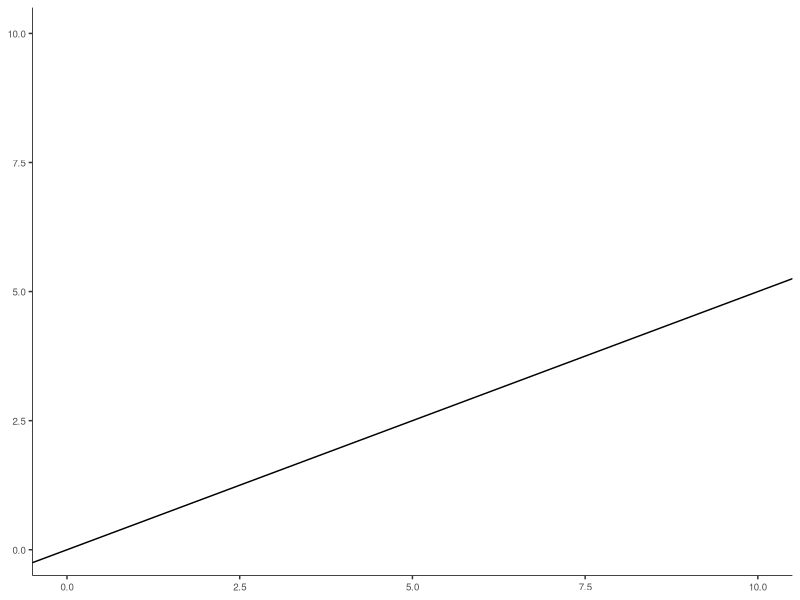
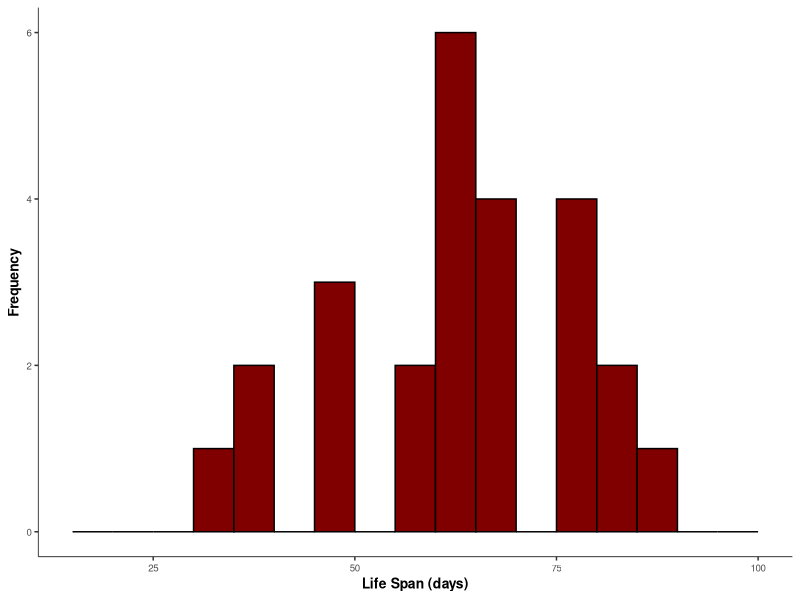
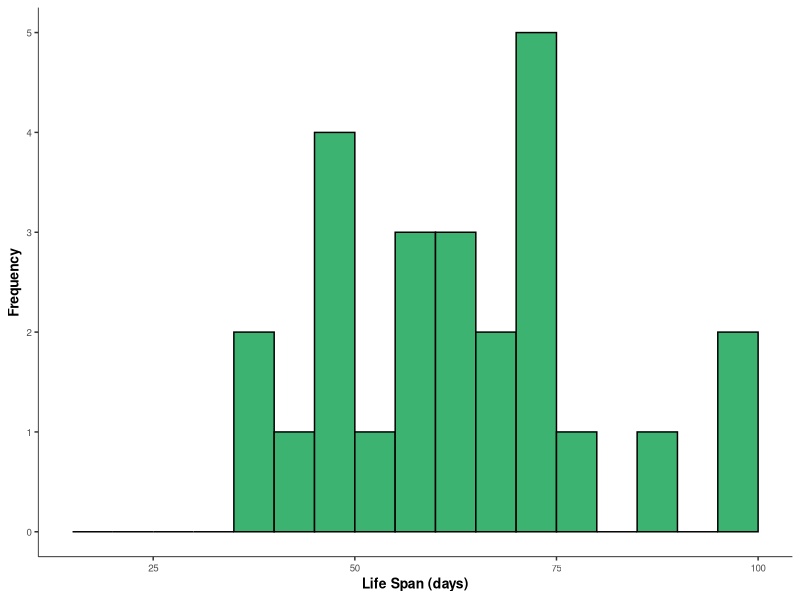
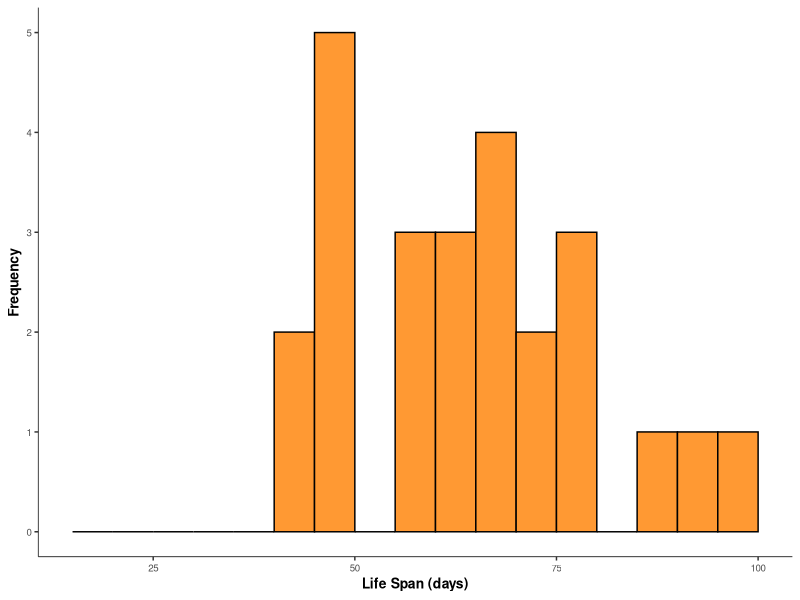
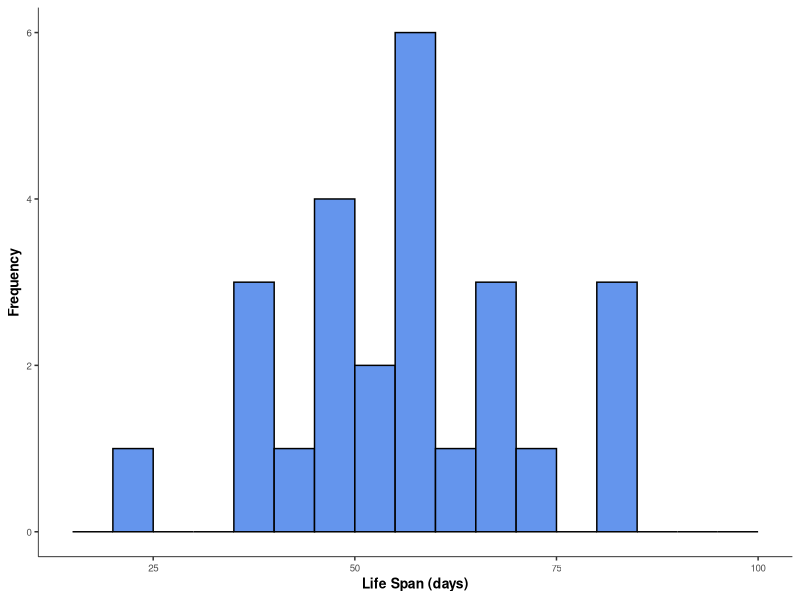
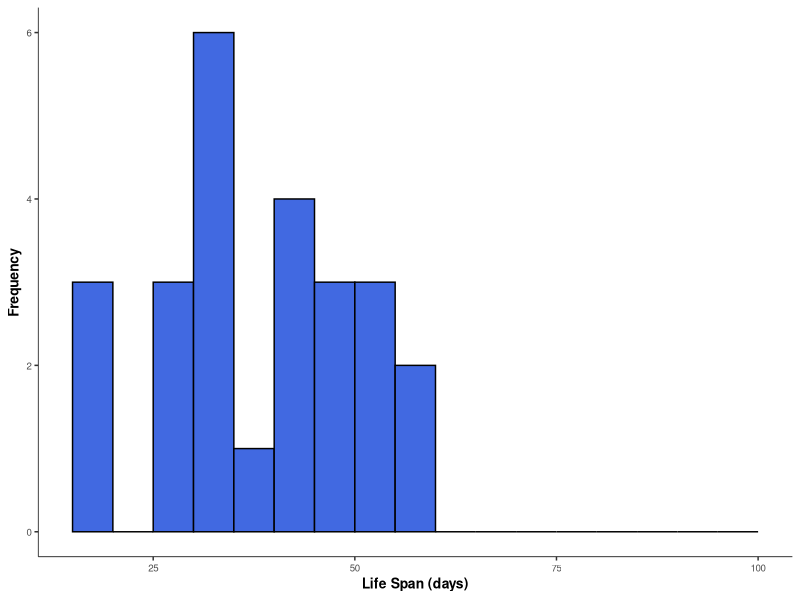
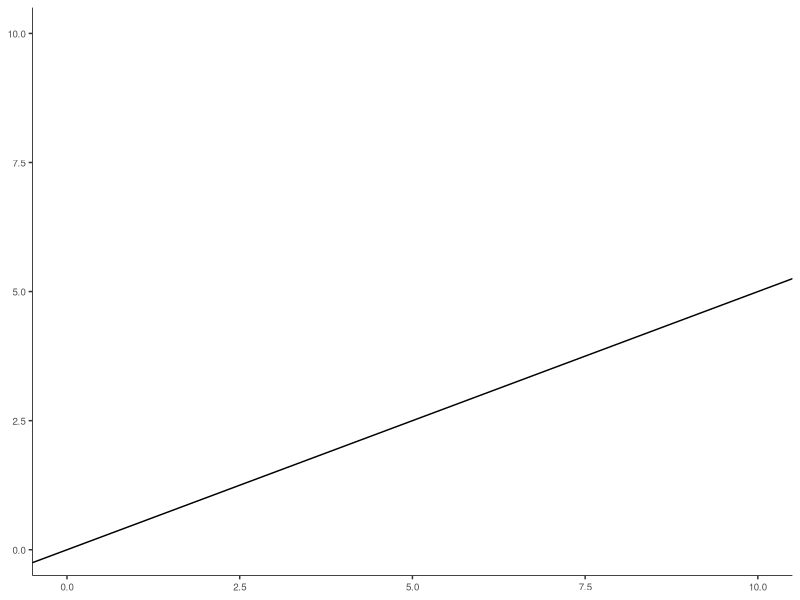

These figures' R source, in order:
# Packages
library(tidyverse)
library(car)
library(ggplot2)
library(nlme)
######
#1
Galapagos <- read.csv("Galapagos.csv", header = T, na.strings="unknown")
lm.obs.num <- Anova(lm(Observed.number.of.species~Area..km2.+Elevation..m.+Distance.from.nearest.island..km.+
       Distance.from.Santa.Cruz..km.+Area.of.adjacent.island..km2., data = Galapagos), type = "III")
lm.obs.nat.num <- Anova(lm(Observed.number.of.native.species~Area..km2.+Elevation..m.+Distance.from.nearest.island..km.+
           Distance.from.Santa.Cruz..km.+Area.of.adjacent.island..km2., data = Galapagos), type = "III")
summary(lm(Observed.number.of.species~Area..km2.+Elevation..m.+Distance.from.nearest.island..km.+
             Distance.from.Santa.Cruz..km.+Area.of.adjacent.island..km2., data = Galapagos))
summary(lm(Observed.number.of.native.species~Area..km2.+Elevation..m.+Distance.from.nearest.island..km.+
             Distance.from.Santa.Cruz..km.+Area.of.adjacent.island..km2., data = Galapagos))

######
# 2
D.Rh <- read.csv("Rhphenotypes-Dutch.csv", header = T, row.names = 1)
P.Rh <- read.csv("Rhphenotypes-Poles.csv", header = T, row.names = 1)
G.Rh <- read.csv("Rhphenotypes-Greeks.csv", header = T, row.names = 1)

f.t.D.Rh <- fisher.test(D.Rh)
f.t.P.Rh <- fisher.test(P.Rh)
f.t.G.Rh <- fisher.test(G.Rh)
p.Rh <- c(f.t.D.Rh$p.value, f.t.P.Rh$p.value, f.t.G.Rh$p.value)
p.adjust(p.Rh, method = "bonferroni", n = length(p.Rh))

D.Total <- sum(D.Rh); P.Total <- sum(P.Rh); G.Total <- sum(G.Rh)

D.Rh.u <- unlist(D.Rh)
P.Rh.u <- unlist(P.Rh)
G.Rh.u <- unlist(G.Rh)
Pop.Rh <- bind_rows(D.Rh.u, P.Rh.u, G.Rh.u)

chisq.pop.rh <- chisq.test(Pop.Rh)

######
#3
Fruitflies <- read.csv("fruitflies.csv", header = T)
G8p.hist <- Fruitflies %>%
  filter(Treatment == "8 pregnant females")%>%
  ggplot(aes(x = Lifespan)) + 
  geom_histogram(breaks = seq(15,100,5), fill = "#800000", colour = "black") + 
  theme(panel.background = element_blank(),
        axis.text=element_text(size=7), axis.title=element_text(size=10,face="bold"),
        axis.line.x.bottom = element_line(color="black", size = 0.25),
        axis.line.y.left = element_line(color="black", size = 0.25)) +
  xlab("Life Span (days)") + ylab("Frequency")
ggsave("Treatment of 8 pregnant females.pdf", dpi = 300, height = 8.4, width =12.7, units = "cm")

G80.hist <- Fruitflies %>%
  filter(Treatment == "no females added")%>%
  ggplot(aes(x = Lifespan)) + 
  geom_histogram(breaks = seq(15,100,5), fill = "#3CB371", colour = "black") + 
  theme(panel.background = element_blank(),
        axis.text=element_text(size=7), axis.title=element_text(size=10,face="bold"),
        axis.line.x.bottom = element_line(color="black", size = 0.25),
        axis.line.y.left = element_line(color="black", size = 0.25)) +
  xlab("Life Span (days)") + ylab("Frequency")
ggsave("Treatment of no females added.pdf", dpi = 300, height = 8.4, width =12.7, units = "cm")

G1p.hist <- Fruitflies %>%
  filter(Treatment == "1 pregnant female")%>%
  ggplot(aes(x = Lifespan)) + 
  geom_histogram(breaks = seq(15,100,5), fill = "#FF9933", colour = "black") + 
  theme(panel.background = element_blank(),
        axis.text=element_text(size=7), axis.title=element_text(size=10,face="bold"),
        axis.line.x.bottom = element_line(color="black", size = 0.25),
        axis.line.y.left = element_line(color="black", size = 0.25)) +
  xlab("Life Span (days)") + ylab("Frequency")
ggsave("Treatment of 1 pregnant female.pdf", dpi = 300, height = 8.4, width =12.7, units = "cm")

G1v.hist <- Fruitflies %>%
  filter(Treatment == "1 virgin female")%>%
  ggplot(aes(x = Lifespan)) + 
  geom_histogram(breaks = seq(15,100,5), fill = "#6495ED", colour = "black") + 
  theme(panel.background = element_blank(),
        axis.text=element_text(size=7), axis.title=element_text(size=10,face="bold"),
        axis.line.x.bottom = element_line(color="black", size = 0.25),
        axis.line.y.left = element_line(color="black", size = 0.25)) +
  xlab("Life Span (days)") + ylab("Frequency")
ggsave("Treatment of 1 virgin female.pdf", dpi = 300, height = 8.4, width =12.7, units = "cm")

G8v.hist <- Fruitflies %>%
  filter(Treatment == "8 virgin females")%>%
  ggplot(aes(x = Lifespan)) + 
  geom_histogram(breaks = seq(15,100,5), fill = "#4169E1", colour = "black") + 
  theme(panel.background = element_blank(),
        axis.text=element_text(size=7), axis.title=element_text(size=10,face="bold"),
        axis.line.x.bottom = element_line(color="black", size = 0.25),
        axis.line.y.left = element_line(color="black", size = 0.25)) +
  xlab("Life Span (days)") + ylab("Frequency")
ggsave("Treatment of 8 virgin female.pdf", dpi = 300, height = 8.4, width =12.7, units = "cm")

#Anova
#Fruitflies <- Fruitflies %>%
#  mutate(Treatment.true = 
#           case_when(Treatment == "no females added" ~ "Control",
#                     Treatment == "8 pregnant females"|Treatment == "1 pregnant female" ~ "Compete",
#                     Treatment == "8 virgin females"|Treatment == "1 virgin female" ~ "Mating"))
#Anova.fruitflies <- lme(fixed = Lifespan ~ factor(Treatment.true), 
#                      random = ~ 1|factor(No..female.partners), data = Fruitflies)
#Anova.fruitflies.f <- lme(fixed = Lifespan ~ Treatment.true,
#                          random = ~1, data = Fruitflies)
summary(lm(Lifespan ~ Treatment, data = Fruitflies))
anova.fruitflies <- Anova(lm(Lifespan ~ Treatment, data = Fruitflies), type = "III")
summary(aov(Lifespan ~ Treatment, data = Fruitflies))

leveneTest(Fruitflies$Lifespan, group = Fruitflies$Treatment)


######
#4
cov.x.y <- 0.5
var.x <- 1
beta.slope <- cov.x.y/var.x
df <- data.frame()
ggplot(df) + 
  theme(panel.background = element_blank(),
        axis.text=element_text(size=7), axis.title=element_text(size=10,face="bold"),
        axis.line.x.bottom = element_line(color="black", size = 0.25),
        axis.line.y.left = element_line(color="black", size = 0.25)) +
  geom_abline(slope = beta.slope) + 
  xlim(0, 10) + ylim(0, 10)
ggsave("slope 0.5 regression.pdf", dpi = 300, height = 8.4, width =12.7, units = "cm")

